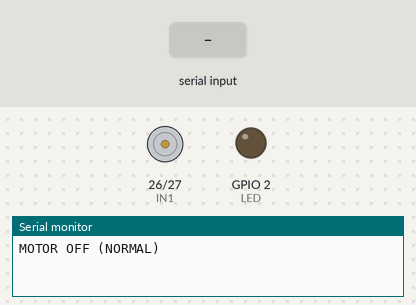
Simulated run of this sketch. Board: ESP32. Shown: motor-driver pin pairs drawn as motors (green arrow = first pin HIGH = forward, orange = second pin HIGH = backward, longer = more drive), output pins drawn as LEDs (lit = HIGH), the last lines printed to the serial monitor. The test bench sets the inputs (shaded band).

Above: at 1.2 s.
1.3 s: "1" received over Serial
At 1.9 s:
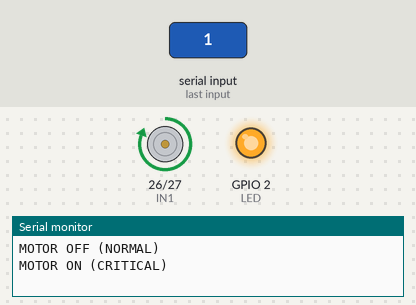
2.8 s: "0" received over Serial
At 3.1 s:
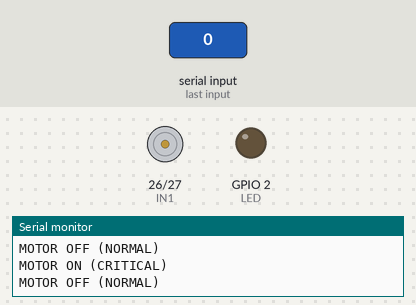
Timing chart, 0 to 5.8 s (numbered marks = the images above; inputs shaded):
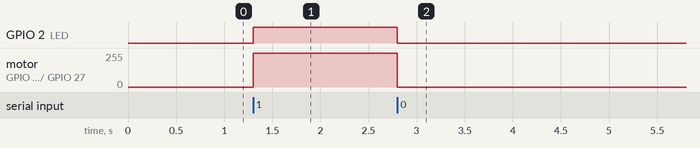

Measured:
- after the input at 1.3 s, GPIO 2 (LED): LOW → HIGH at once; motor on GPIO 26 (IN1) / GPIO 27 (IN2): stopped → forward 255/255 at once
- after the input at 2.8 s, GPIO 2 (LED): HIGH → LOW at once; motor on GPIO 26 (IN1) / GPIO 27 (IN2): forward 255/255 → stopped at once

The sketch:

esp32_motor_usb.ino
```cpp
// ESP32 motor over USB. Laptop sends '1' -> motor spins, '0' -> motor stops.
// No Wi-Fi, no libraries. Board: "ESP32 Dev Module". Serial Monitor/baud: 115200.
const int IN1 = 26;   // -> driver IN1
const int IN2 = 27;   // -> driver IN2
const int LED = 2;    // on-board LED mirrors the motor

void setMotor(bool on) {
  digitalWrite(IN1, on ? HIGH : LOW);
  digitalWrite(IN2, LOW);
  digitalWrite(LED, on ? HIGH : LOW);
  Serial.println(on ? "MOTOR ON (CRITICAL)" : "MOTOR OFF (NORMAL)");
}

void setup() {
  Serial.begin(115200);
  pinMode(IN1, OUTPUT); pinMode(IN2, OUTPUT); pinMode(LED, OUTPUT);
  setMotor(false);
}

void loop() {
  while (Serial.available()) {
    char c = Serial.read();
    if (c == '1') setMotor(true);
    else if (c == '0') setMotor(false);
  }
}
```
